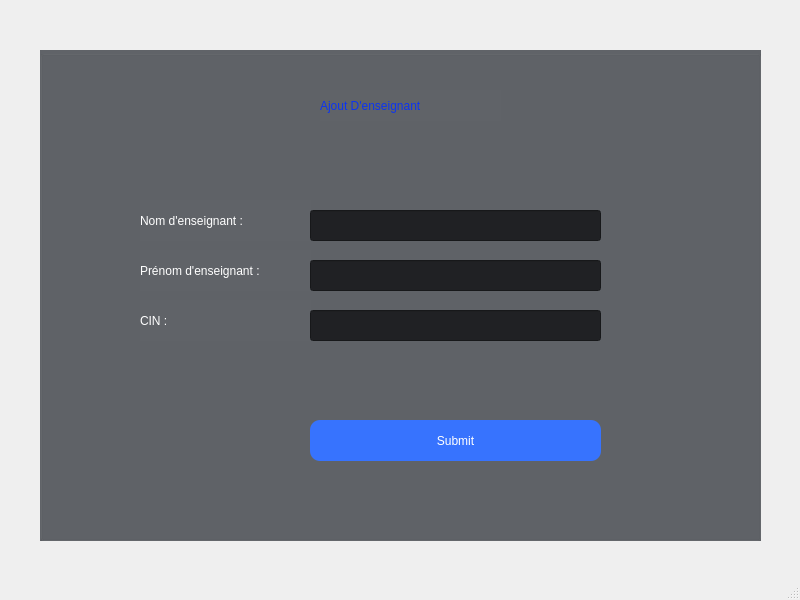
<?xml version="1.0" encoding="UTF-8"?>
<ui version="4.0">
 <class>addEnseignant</class>
 <widget class="QMainWindow" name="addEnseignant">
  <property name="geometry">
   <rect>
    <x>0</x>
    <y>0</y>
    <width>800</width>
    <height>600</height>
   </rect>
  </property>
  <property name="windowTitle">
   <string>MainWindow</string>
  </property>
  <widget class="QWidget" name="centralwidget">
   <widget class="QGroupBox" name="groupBox">
    <property name="geometry">
     <rect>
      <x>40</x>
      <y>50</y>
      <width>721</width>
      <height>491</height>
     </rect>
    </property>
    <property name="layoutDirection">
     <enum>Qt::LeftToRight</enum>
    </property>
    <property name="styleSheet">
     <string notr="true">background-color:#606368;

</string>
    </property>
    <property name="title">
     <string/>
    </property>
    <widget class="QLabel" name="label1">
     <property name="geometry">
      <rect>
       <x>100</x>
       <y>150</y>
       <width>171</width>
       <height>41</height>
      </rect>
     </property>
     <property name="styleSheet">
      <string notr="true">color: rgb(255, 255, 255);
font: 75 12pt &quot;Arial&quot;;
</string>
     </property>
     <property name="text">
      <string>Nom d'enseignant : </string>
     </property>
    </widget>
    <widget class="QLabel" name="label2">
     <property name="geometry">
      <rect>
       <x>100</x>
       <y>200</y>
       <width>171</width>
       <height>41</height>
      </rect>
     </property>
     <property name="styleSheet">
      <string notr="true">color: rgb(255, 255, 255);
font: 75 12pt &quot;Arial&quot;;
</string>
     </property>
     <property name="text">
      <string>Prénom d'enseignant : </string>
     </property>
    </widget>
    <widget class="QLabel" name="label3">
     <property name="geometry">
      <rect>
       <x>100</x>
       <y>250</y>
       <width>171</width>
       <height>41</height>
      </rect>
     </property>
     <property name="styleSheet">
      <string notr="true">color: rgb(255, 255, 255);
font: 75 12pt &quot;Arial&quot;;
</string>
     </property>
     <property name="text">
      <string>CIN : </string>
     </property>
    </widget>
    <widget class="QPushButton" name="pushButton">
     <property name="geometry">
      <rect>
       <x>270</x>
       <y>370</y>
       <width>291</width>
       <height>41</height>
      </rect>
     </property>
     <property name="styleSheet">
      <string notr="true">QPushButton{
background-color:#3773FE;
color:white;
font: 75 12pt &quot;Arial&quot;;
border-radius:10px;
}

QPushButton:hover:!pressed
{
  border: 1px solid black;
}</string>
     </property>
     <property name="text">
      <string>Submit</string>
     </property>
    </widget>
    <widget class="QLineEdit" name="lineEdit1">
     <property name="geometry">
      <rect>
       <x>270</x>
       <y>160</y>
       <width>291</width>
       <height>31</height>
      </rect>
     </property>
     <property name="styleSheet">
      <string notr="true">background-color:#202124;
color: rgb(255, 255, 255);
font: 75 12pt &quot;Arial&quot;;</string>
     </property>
     <property name="clearButtonEnabled">
      <bool>true</bool>
     </property>
    </widget>
    <widget class="QLineEdit" name="lineEdit3">
     <property name="enabled">
      <bool>true</bool>
     </property>
     <property name="geometry">
      <rect>
       <x>270</x>
       <y>260</y>
       <width>291</width>
       <height>31</height>
      </rect>
     </property>
     <property name="styleSheet">
      <string notr="true">background-color:#202124;
color: rgb(255, 255, 255);
font: 75 12pt &quot;Arial&quot;;</string>
     </property>
     <property name="clearButtonEnabled">
      <bool>true</bool>
     </property>
    </widget>
    <widget class="QLabel" name="label">
     <property name="geometry">
      <rect>
       <x>280</x>
       <y>40</y>
       <width>181</width>
       <height>31</height>
      </rect>
     </property>
     <property name="layoutDirection">
      <enum>Qt::LeftToRight</enum>
     </property>
     <property name="styleSheet">
      <string notr="true">color:#0C34F0;
font: 75 16pt bold &quot;Arial Nova&quot;;</string>
     </property>
     <property name="text">
      <string>Ajout D'enseignant</string>
     </property>
    </widget>
    <widget class="QLineEdit" name="lineEdit2">
     <property name="geometry">
      <rect>
       <x>270</x>
       <y>210</y>
       <width>291</width>
       <height>31</height>
      </rect>
     </property>
     <property name="styleSheet">
      <string notr="true">background-color:#202124;
color: rgb(255, 255, 255);
font: 75 12pt &quot;Arial&quot;;</string>
     </property>
     <property name="clearButtonEnabled">
      <bool>true</bool>
     </property>
    </widget>
   </widget>
  </widget>
  <widget class="QMenuBar" name="menubar">
   <property name="geometry">
    <rect>
     <x>0</x>
     <y>0</y>
     <width>800</width>
     <height>20</height>
    </rect>
   </property>
  </widget>
  <widget class="QStatusBar" name="statusbar"/>
 </widget>
 <resources/>
 <connections/>
</ui>
